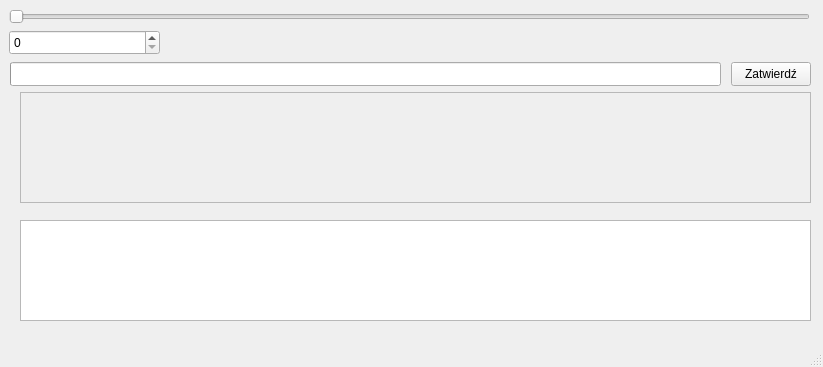
<?xml version="1.0" encoding="UTF-8"?>
<ui version="4.0">
 <class>MainWindow</class>
 <widget class="QMainWindow" name="MainWindow">
  <property name="geometry">
   <rect>
    <x>0</x>
    <y>0</y>
    <width>823</width>
    <height>367</height>
   </rect>
  </property>
  <property name="windowTitle">
   <string>MainWindow</string>
  </property>
  <widget class="QWidget" name="centralwidget">
   <widget class="QSlider" name="horizontalSlider">
    <property name="geometry">
     <rect>
      <x>9</x>
      <y>9</y>
      <width>801</width>
      <height>16</height>
     </rect>
    </property>
    <property name="sizePolicy">
     <sizepolicy hsizetype="Expanding" vsizetype="Minimum">
      <horstretch>0</horstretch>
      <verstretch>0</verstretch>
     </sizepolicy>
    </property>
    <property name="orientation">
     <enum>Qt::Horizontal</enum>
    </property>
   </widget>
   <widget class="QSpinBox" name="spinBox">
    <property name="geometry">
     <rect>
      <x>9</x>
      <y>30</y>
      <width>151</width>
      <height>25</height>
     </rect>
    </property>
    <property name="sizePolicy">
     <sizepolicy hsizetype="Minimum" vsizetype="Fixed">
      <horstretch>0</horstretch>
      <verstretch>0</verstretch>
     </sizepolicy>
    </property>
   </widget>
   <widget class="QGraphicsView" name="graphicsView">
    <property name="geometry">
     <rect>
      <x>20</x>
      <y>220</y>
      <width>791</width>
      <height>101</height>
     </rect>
    </property>
   </widget>
   <widget class="QPushButton" name="pushButton">
    <property name="geometry">
     <rect>
      <x>731</x>
      <y>62</y>
      <width>80</width>
      <height>24</height>
     </rect>
    </property>
    <property name="text">
     <string>Zatwierdź</string>
    </property>
   </widget>
   <widget class="QProgressBar" name="progressBar">
    <property name="geometry">
     <rect>
      <x>10</x>
      <y>62</y>
      <width>711</width>
      <height>24</height>
     </rect>
    </property>
    <property name="value">
     <number>0</number>
    </property>
    <property name="textVisible">
     <bool>false</bool>
    </property>
    <property name="format">
     <string>%p</string>
    </property>
   </widget>
   <widget class="QTextEdit" name="textEdit">
    <property name="enabled">
     <bool>false</bool>
    </property>
    <property name="geometry">
     <rect>
      <x>20</x>
      <y>92</y>
      <width>791</width>
      <height>111</height>
     </rect>
    </property>
    <property name="font">
     <font>
      <pointsize>63</pointsize>
      <kerning>true</kerning>
     </font>
    </property>
    <property name="verticalScrollBarPolicy">
     <enum>Qt::ScrollBarAlwaysOff</enum>
    </property>
    <property name="horizontalScrollBarPolicy">
     <enum>Qt::ScrollBarAlwaysOff</enum>
    </property>
    <property name="sizeAdjustPolicy">
     <enum>QAbstractScrollArea::AdjustToContents</enum>
    </property>
    <property name="textInteractionFlags">
     <set>Qt::NoTextInteraction</set>
    </property>
    <property name="placeholderText">
     <string/>
    </property>
   </widget>
  </widget>
  <widget class="QMenuBar" name="menubar">
   <property name="geometry">
    <rect>
     <x>0</x>
     <y>0</y>
     <width>823</width>
     <height>21</height>
    </rect>
   </property>
  </widget>
  <widget class="QStatusBar" name="statusbar"/>
 </widget>
 <resources/>
 <connections/>
</ui>
